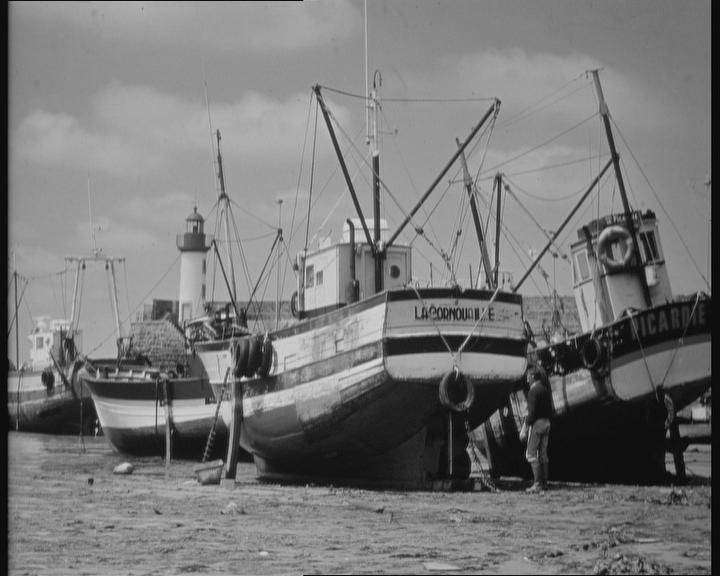
#> input picture boat.jpg, 720 x 576 px, found by its file name
$ python basicprocess.py
#> lines starting #> are read from the running program, lines starting #| are printed output that depends on the picture
#> further down, image is the input picture: shape (576, 720); min 0, max 226, mean 120
# uses images in the specified folder directory
# crops images and outputs to cropped
# outputs processed images to a folder Processed

import cv2
import numpy as np
import matplotlib.pyplot as plt

boxDimen = 500                  # bounding box dimension
sourceDir = 'boat.jpg'
croppedDir = 'crop_tiger.png'
processedDir = 'canny_tiger.png'

def auto_canny(image, sigma=0.33): # default sigma=0.33
    # Compute the median of the single channel pixel intensities
#> called with sigma = 0.33
    v = np.median(image)
#> v = 138
    # print('auto_canny running')

    # Apply automatic Canny edge detection using the computed median
    lower = int(max(0, (1.0 - sigma) * v))
#> lower = 92
    upper = int(min(255, (1.0 + sigma) * v))
#> upper = 183
    return cv2.Canny(image, lower, upper)
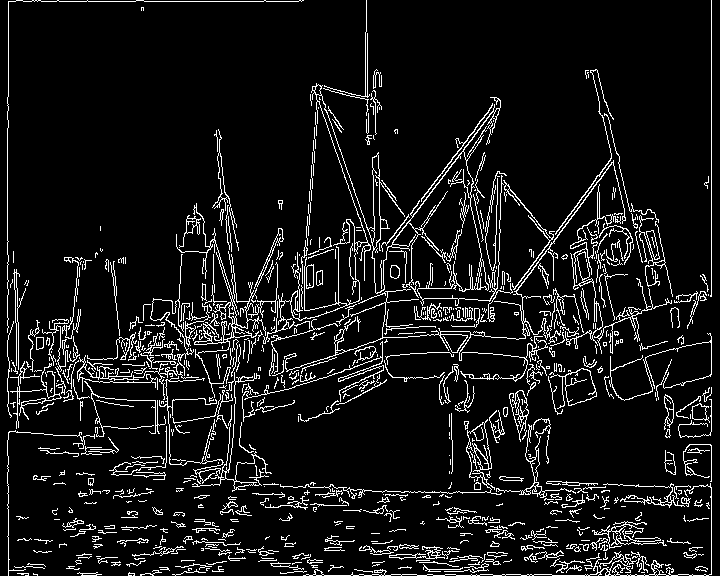
#> returned value: shape (576, 720); 8.6% white in thin lines or dots
    # return cv2.Canny(image, 10, 120) # personal parameters if not using above

#pass the function an image using format img = cv2.imread('filename')
def auto_crop(img):
    # calculate the cropping values using centered box dimensions
    startRow = (img.shape[0] - boxDimen) // 2
    endRow = (img.shape[0] + boxDimen) // 2
    startCol = (img.shape[1] - boxDimen) // 2
    endCol = (img.shape[1] + boxDimen) // 2

    # Cropping an image
    cropped_image = img[startRow:endRow, startCol:endCol] # cropped = img[start_row:end_row, start_col:end_col]

    # return cv2.GaussianBlur(cropped_image, (3, 3), 0)
    return cropped_image

# Read in each image and convert to grayscale
image = cv2.imread(sourceDir,0)

cv2.imshow('original', image)
canny = auto_canny(image)                        # canny images
cv2.imwrite(processedDir, canny) # save processed images in processedDir
cv2.imshow('processed', canny)
cv2.waitKey(0)

cv2.destroyAllWindows()
